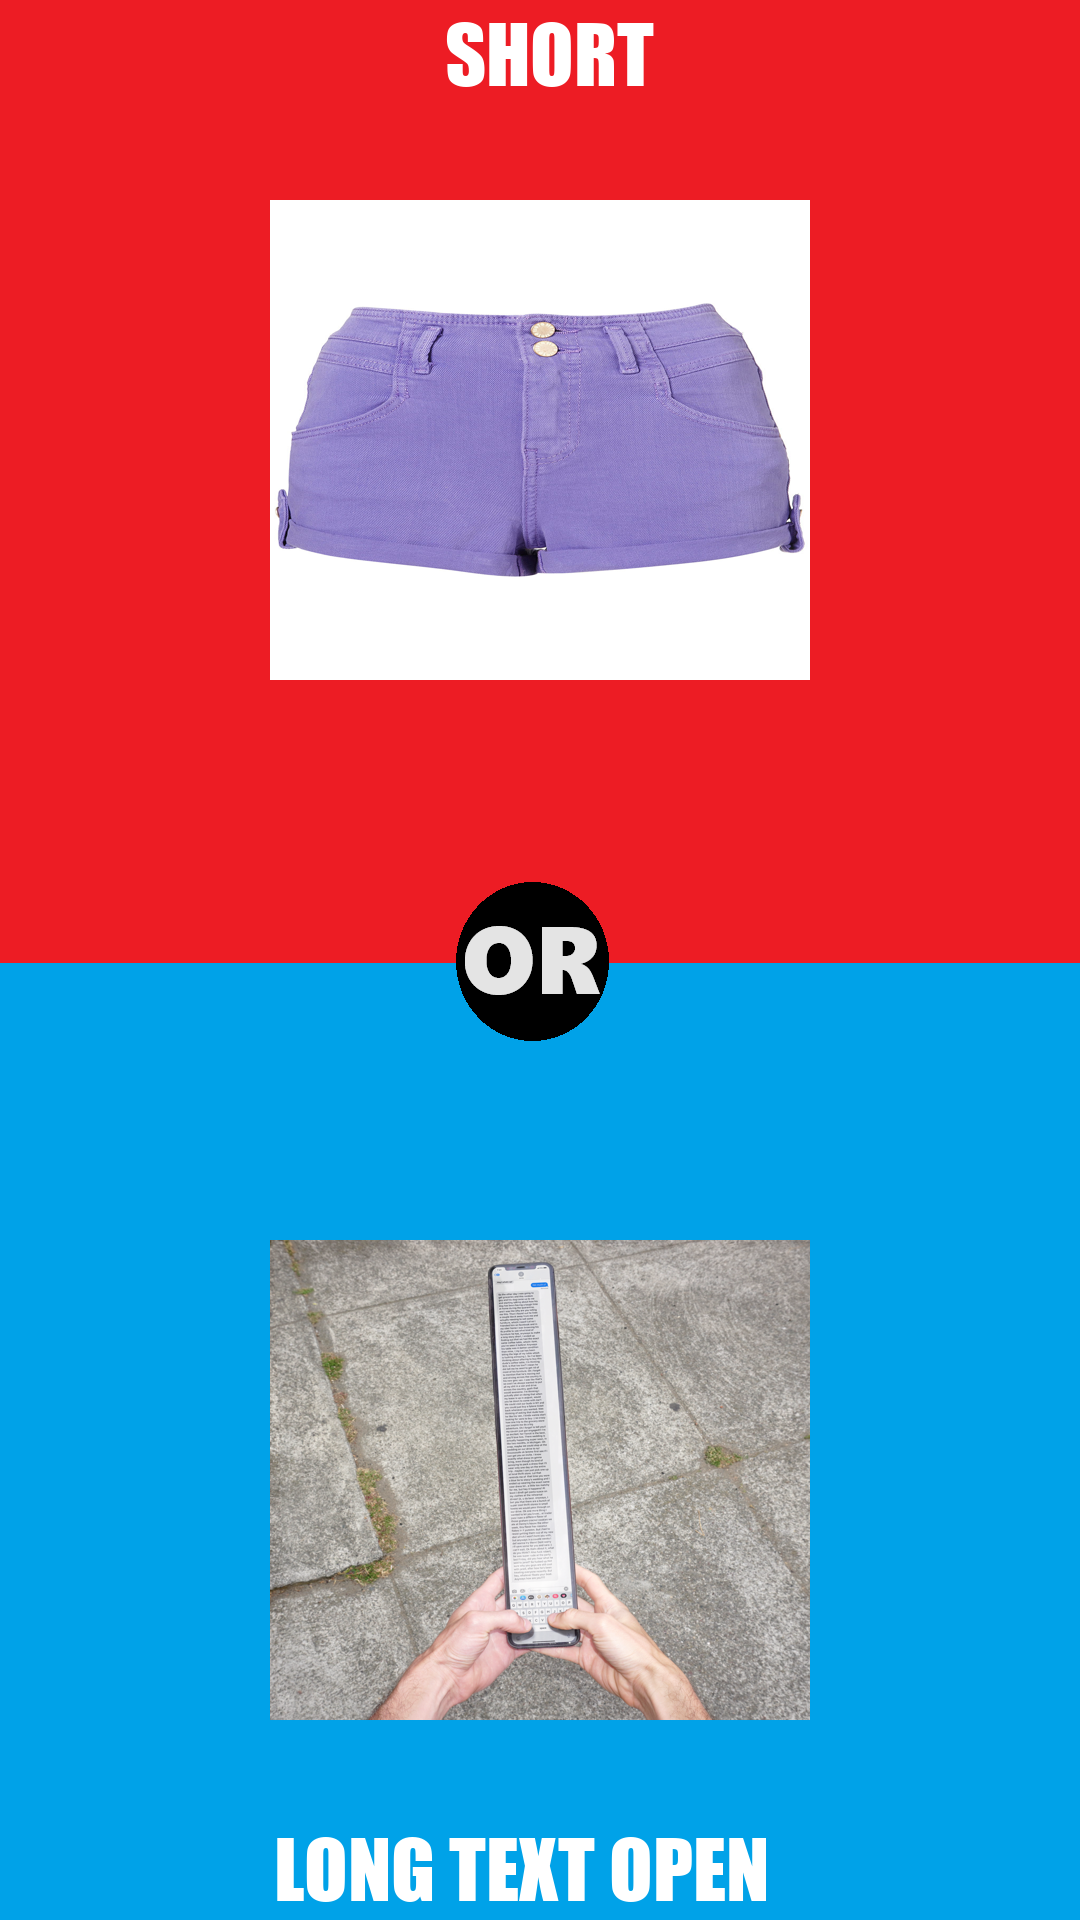

This chart was generated by the following Python code:
from PIL import Image, ImageDraw, ImageFont
from bing_image_downloader import downloader
import shutil

def create(item1,item2):
    img = Image.open("Template.png")

    try:
        shutil.rmtree("img1")
        shutil.rmtree("img2")
    except FileNotFoundError:
        pass

    downloader.download(item1, 1, "img1")
    downloader.download(item2, 1, "img2")

    font = ImageFont.truetype('impact.ttf', 80)

    size = (int(img.width/2), int(img.height/4))

    try:
        img1 = Image.open(f"img1\\{item1}\\Image_1.jpg").resize(size)
    except FileNotFoundError:
        try:
            img1 = Image.open(f"img1\\{item1}\\Image_1.jpeg").resize(size)
        except FileNotFoundError:
            try:
                img1 = Image.open(f"img1\\{item1}\\Image_1.png").resize(size)
            except FileNotFoundError:
                try:
                    img1 = Image.open(f"img1\\{item1}\\Image_1.webp").resize(size)
                except FileNotFoundError:
                    img1 = Image.open(f"img1\\{item1}\\Image_1.gif").resize(size)

    ImageDraw.Draw(img).text((round((img.width/2)-(len(item1)*19)), 5), item1.upper(), font=font, fill=(255, 255, 255))
    try:
        img2 = Image.open(f"img2\\{item2}\\Image_1.jpg").resize(size)
    except FileNotFoundError:
        try:
            img2 = Image.open(f"img2\\{item2}\\Image_1.jpeg").resize(size)
        except FileNotFoundError:
            try:
                img2 = Image.open(f"img2\\{item2}\\Image_1.png").resize(size)
            except FileNotFoundError:
                try:
                    img2 = Image.open(f"img2\\{item2}\\Image_1.webp").resize(size)
                except FileNotFoundError:
                    img2 = Image.open(f"img2\\{item2}\\Image_1.gif").resize(size)

    ImageDraw.Draw(img).text((round((img.width/2)-(len(item2)*19)), img.height - 100), item2.upper(), font=font ,fill=(255, 255, 255))

    img.paste(img1, (round(img.width/4), 200))
    img.paste(img2, (round(img.width/4), img.height - img2.height - 200))

    return img
